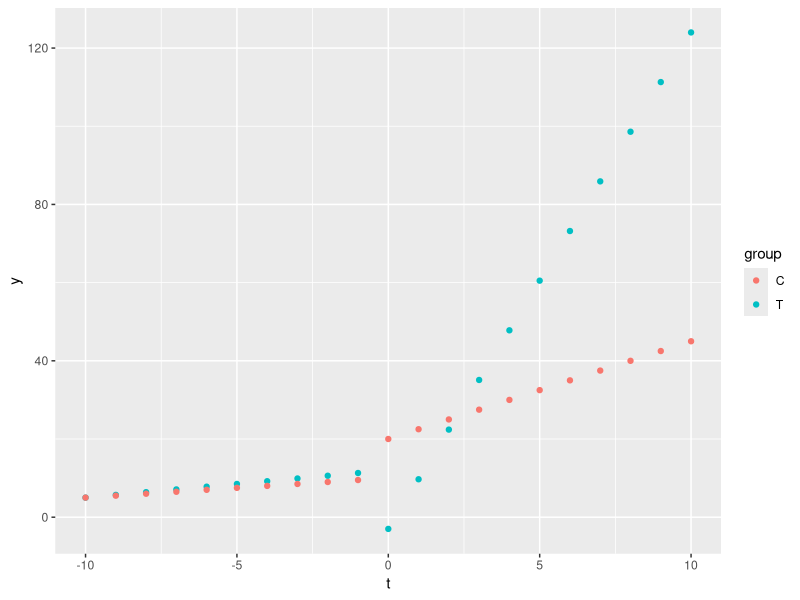

Source code (R):
## ---- chunk 1
library(tidyverse)
## ---- chunk 2
dat_c <- tibble(t = -10:10,
                after = as.numeric(t >= 0),
                treat = 0)
dat_t <- dat_c |>
  mutate(treat = 1)

dat <- bind_rows(dat_t, dat_c) |>
  mutate(
    group = ifelse(treat == 1, "T", "C"),
    y = 10 +
      .5 * t +
      10 * after +
      2 * treat +
      -25 * after * treat +
      2 * after * t +
      .2 * treat * t +
      10 * t * after * treat
  )
## ---- chunk 3
dat |>
  ggplot(aes(x = t, y = y, group = group, colour = group)) +
  geom_point()
## ---- chunk 4
mod <- lm(y ~ t * after * treat, data = dat)
coef(mod)
